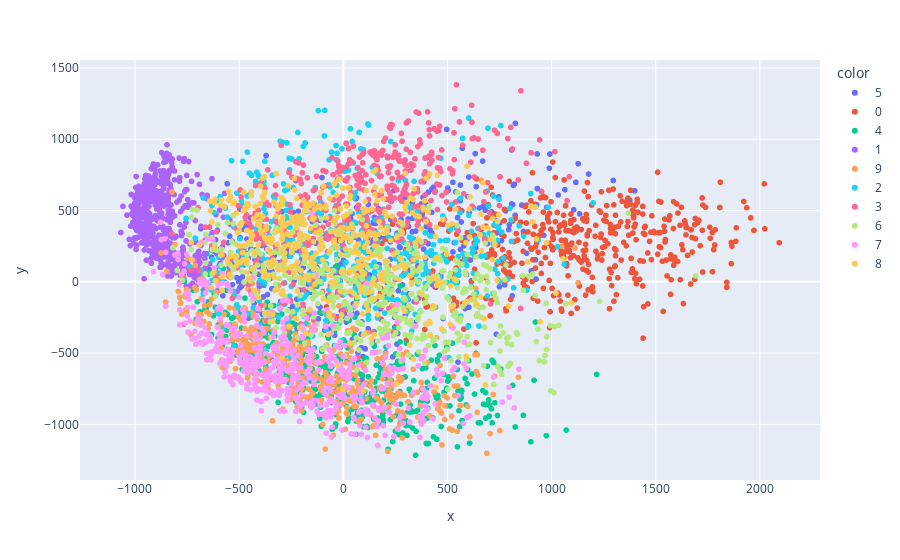

Source (notebook cell):
### Code cell
pca = PCA(n_components=2, random_state=42)
X_embedded = pca.fit_transform(X[:5000])    
fig = px.scatter(X_embedded, x=X_embedded[:, 0], y=X_embedded[:, 1], color=y[:5000])
fig.show()

### Figure 1 — Plotly figure (JSON) as saved in the notebook; plotly's stock layout.template omitted (floating-point values rounded to 4 significant figures; data arrays with more than 128 entries replaced by an {"elided": "..."} marker saying what was removed)
{"data": [{"hovertemplate": "color=5<br>x=%{x}<br>y=%{y}<extra></extra>", "legendgroup": "5", "marker": {"color": "#636efa", "symbol": "circle"}, "mode": "markers", "name": "5", "showlegend": true, "type": "scattergl", "x": {"elided": "434 float values"}, "xaxis": "x", "y": {"elided": "434 float values"}, "yaxis": "y"}, {"hovertemplate": "color=0<br>x=%{x}<br>y=%{y}<extra></extra>", "legendgroup": "0", "marker": {"color": "#EF553B", "symbol": "circle"}, "mode": "markers", "name": "0", "showlegend": true, "type": "scattergl", "x": {"elided": "479 float values"}, "xaxis": "x", "y": {"elided": "479 float values"}, "yaxis": "y"}, {"hovertemplate": "color=4<br>x=%{x}<br>y=%{y}<extra></extra>", "legendgroup": "4", "marker": {"color": "#00cc96", "symbol": "circle"}, "mode": "markers", "name": "4", "showlegend": true, "type": "scattergl", "x": {"elided": "535 float values"}, "xaxis": "x", "y": {"elided": "535 float values"}, "yaxis": "y"}, {"hovertemplate": "color=1<br>x=%{x}<br>y=%{y}<extra></extra>", "legendgroup": "1", "marker": {"color": "#ab63fa", "symbol": "circle"}, "mode": "markers", "name": "1", "showlegend": true, "type": "scattergl", "x": {"elided": "563 float values"}, "xaxis": "x", "y": {"elided": "563 float values"}, "yaxis": "y"}, {"hovertemplate": "color=9<br>x=%{x}<br>y=%{y}<extra></extra>", "legendgroup": "9", "marker": {"color": "#FFA15A", "symbol": "circle"}, "mode": "markers", "name": "9", "showlegend": true, "type": "scattergl", "x": {"elided": "495 float values"}, "xaxis": "x", "y": {"elided": "495 float values"}, "yaxis": "y"}, {"hovertemplate": "color=2<br>x=%{x}<br>y=%{y}<extra></extra>", "legendgroup": "2", "marker": {"color": "#19d3f3", "symbol": "circle"}, "mode": "markers", "name": "2", "showlegend": true, "type": "scattergl", "x": {"elided": "488 float values"}, "xaxis": "x", "y": {"elided": "488 float values"}, "yaxis": "y"}, {"hovertemplate": "color=3<br>x=%{x}<br>y=%{y}<extra></extra>", "legendgroup": "3", "marker": {"color": "#FF6692", "symbol": "circle"}, "mode": "markers", "name": "3", "showlegend": true, "type": "scattergl", "x": {"elided": "493 float values"}, "xaxis": "x", "y": {"elided": "493 float values"}, "yaxis": "y"}, {"hovertemplate": "color=6<br>x=%{x}<br>y=%{y}<extra></extra>", "legendgroup": "6", "marker": {"color": "#B6E880", "symbol": "circle"}, "mode": "markers", "name": "6", "showlegend": true, "type": "scattergl", "x": {"elided": "501 float values"}, "xaxis": "x", "y": {"elided": "501 float values"}, "yaxis": "y"}, {"hovertemplate": "color=7<br>x=%{x}<br>y=%{y}<extra></extra>", "legendgroup": "7", "marker": {"color": "#FF97FF", "symbol": "circle"}, "mode": "markers", "name": "7", "showlegend": true, "type": "scattergl", "x": {"elided": "550 float values"}, "xaxis": "x", "y": {"elided": "550 float values"}, "yaxis": "y"}, {"hovertemplate": "color=8<br>x=%{x}<br>y=%{y}<extra></extra>", "legendgroup": "8", "marker": {"color": "#FECB52", "symbol": "circle"}, "mode": "markers", "name": "8", "showlegend": true, "type": "scattergl", "x": {"elided": "462 float values"}, "xaxis": "x", "y": {"elided": "462 float values"}, "yaxis": "y"}], "layout": {"legend": {"title": {"text": "color"}, "tracegroupgap": 0}, "margin": {"t": 60}, "xaxis": {"anchor": "y", "domain": [0, 1], "title": {"text": "x"}}, "yaxis": {"anchor": "x", "domain": [0, 1], "title": {"text": "y"}}}}
